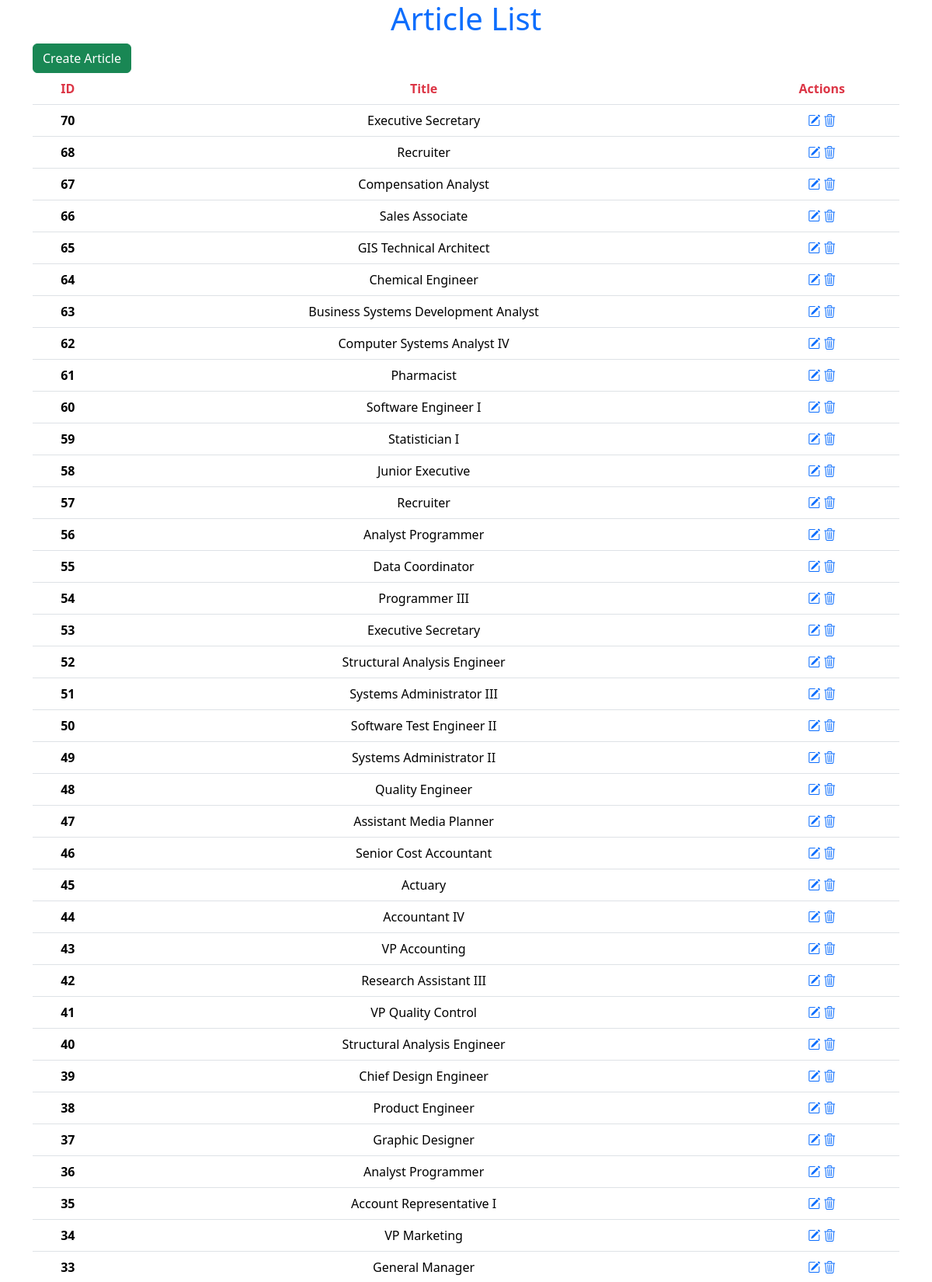
/CMS/index.php (upper part), run on the app's committed database.
### tables this page shows
CREATE TABLE `articles` (
  `id` int(10) UNSIGNED NOT NULL,
  `title` varchar(50) DEFAULT NULL,
  `content` varchar(1000) DEFAULT NULL
);

### CMS/controllers/ArticleController.php (called while the page is built, shortened)
<?php
require_once 'models/Article.php';
class ArticleController
{
    public function index()
    {
        $articles = Article::getAll();
        require 'views/articles/index.php';
    }
}
?>

### CMS/models/Article.php (called while the page is built, shortened)
<?php
class Article
{
    public static function getAll()
    {
        $db = new PDO('mysql:host=' . DB_HOST . ';dbname=' . DB_NAME, DB_USER, DB_PASS);
        $db->setAttribute(PDO::ATTR_ERRMODE, PDO::ERRMODE_EXCEPTION);
        $query = $db->query('SELECT * FROM articles ORDER BY id DESC');
        return $query->fetchAll(PDO::FETCH_ASSOC);
    }
}
?>

### CMS/views/articles/index.php (the view, shortened to what this page needs)
<!DOCTYPE html>
<html>
<head>
    <link href="https://cdn.jsdelivr.net/npm/bootstrap@5.3.2/dist/css/bootstrap.min.css" rel="stylesheet">
    <link rel="stylesheet" href="https://cdn.jsdelivr.net/npm/bootstrap-icons@1.11.2/font/bootstrap-icons.min.css">
</head>
<body>
<div class="container">
    <h1 class="text-primary text-center">Article List</h1>
    <a class="btn btn-success" href="index.php?controller=article&action=create">Create Article</a>
    <table class="table text-center">
        <thead>
          <tr>
            <th scope="col" class="text-danger">ID</th>
            <th scope="col" class="text-danger">Title</th>
            <th scope="col" class="text-danger">Actions</th>
          </tr>
        </thead>
        <tbody>
        <?php foreach ($articles as $article): ?>
          <tr>
            <th scope="row"><?php echo $article['id']; ?></th>
            <td><?php echo $article['title']; ?></td>
            <td>
                <a href="index.php?controller=article&action=edit&id=<?php echo $article['id']; ?>"><i class="bi bi-pencil-square"></i></a>
                <a href="index.php?controller=article&action=delete&id=<?php echo $article['id']; ?>"><i class="bi bi-trash3"></i></a>
            </td>
          </tr>
          <?php endforeach; ?>
        </tbody>
    </table>
</div>
</body>
</html>

### CMS/index.php (shortened to what this page needs)
<?php
$controller = isset($_GET['controller']) ? $_GET['controller'] : 'article';
$action = isset($_GET['action']) ? $_GET['action'] : 'index';
$controllerClass = ucfirst($controller) . 'Controller';
$controllerFile = "controllers/$controllerClass.php";
if (file_exists($controllerFile)) {
    $controllerInstance = new $controllerClass();
    $controllerInstance->$action();
} else {
    echo "Controller not found.";
}
?>

### data on the page
articles: id "70", title "Executive Secretary"
articles: id "68", title "Recruiter"
articles: id "67", title "Compensation Analyst"
articles: id "66", title "Sales Associate"
articles: id "65", title "GIS Technical Architect"
articles: id "64", title "Chemical Engineer"
articles: id "63", title "Business Systems Development Analyst"
articles: id "62", title "Computer Systems Analyst IV"
articles: id "61", title "Pharmacist"
articles: id "60", title "Software Engineer I"
articles: id "59", title "Statistician I"
articles: id "58", title "Junior Executive"
articles: id "57", title "Recruiter"
articles: id "56", title "Analyst Programmer"
articles: id "55", title "Data Coordinator"
articles: id "54", title "Programmer III"
articles: id "53", title "Executive Secretary"
articles: id "52", title "Structural Analysis Engineer"
articles: id "51", title "Systems Administrator III"
articles: id "50", title "Software Test Engineer II"
articles: id "49", title "Systems Administrator II"
articles: id "48", title "Quality Engineer"
articles: id "47", title "Assistant Media Planner"
articles: id "46", title "Senior Cost Accountant"
articles: id "45", title "Actuary"
articles: id "44", title "Accountant IV"
articles: id "43", title "VP Accounting"
articles: id "42", title "Research Assistant III"
articles: id "41", title "VP Quality Control"
articles: id "40", title "Structural Analysis Engineer"
articles: id "39", title "Chief Design Engineer"
articles: id "38", title "Product Engineer"
articles: id "37", title "Graphic Designer"
articles: id "36", title "Analyst Programmer"
articles: id "35", title "Account Representative I"
articles: id "34", title "VP Marketing"
articles: id "33", title "General Manager"
